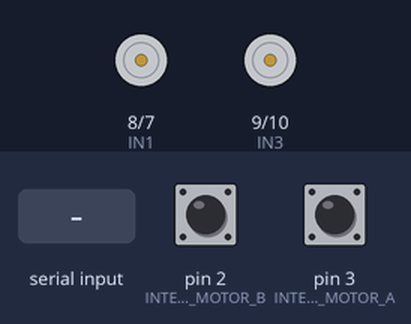
Bench run of a sketch on a simulated Arduino Uno, built with avr-gcc and run on an emulated ATmega328P. Parts: motor-driver pin pairs drawn as motors (green arrow = first pin HIGH = forward, orange = second pin HIGH = backward, longer = more drive, scaled by the enable pin). The test bench sets the inputs (shaded band); at power-on: pin 2 (INTERRUPT_PIN_MOTOR_B) HIGH, pin 3 (INTERRUPT_PIN_MOTOR_A) HIGH. What the sketch prints to the serial monitor is not drawn.

Above: at 0.9 s.
1.0 s: "A\n" received over Serial
2.5 s: "B\n" received over Serial
At 3.2 s:
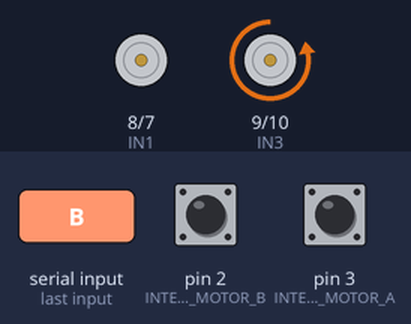
4.0 s: "A\n" received over Serial
At 5.8 s:
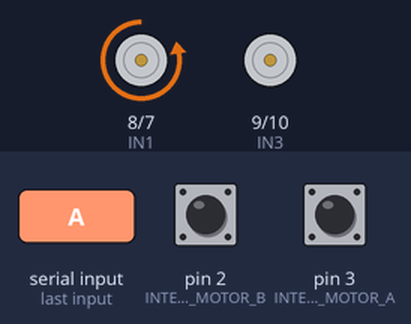
6.1 s: "B\n" received over Serial
At 7.7 s:
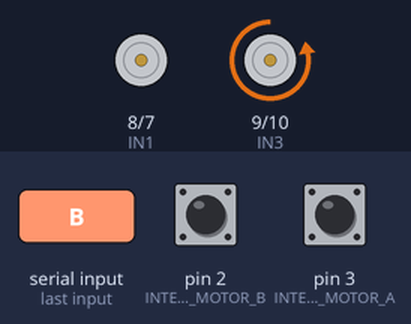
Timing chart, 0 to 9.2 s (numbered marks = the images above; inputs shaded):
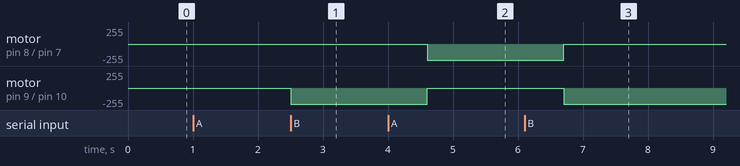

Measured:
- after the input at 1.0 s, every drawn part: stays the same
- after the input at 2.5 s, motor on pin 9 (IN3) / pin 10 (IN4): stopped → backward 245/255 at once
- after the input at 4.0 s, motor on pin 8 (IN1) / pin 7 (IN2): stopped → backward 245/255 after 0.60 s; motor on pin 9 (IN3) / pin 10 (IN4): backward 245/255 → stopped after 0.60 s
- after the input at 6.1 s, motor on pin 8 (IN1) / pin 7 (IN2): backward 245/255 → stopped after 0.60 s; motor on pin 9 (IN3) / pin 10 (IN4): stopped → backward 245/255 after 0.60 s

The sketch:

modelDCMotor.ino
```cpp
#include "pins.h"
//pollada
long mA1, mA2, mB1, mB2;
long up_times_A[3]={0,0,0},up_times_B[3]={0,0,0};
int indexA = 0, indexB = 0, i=0, j, count = 0;
float speed = 0;
int pwm = 245;
char dataComing= 0, dataDisplay;
bool motorAenabled = false, motorBenabled = false, firstTime = true;
float timeBetweenPulses; // (us/count)

void encMotorA(){// Interrupt Motor A
  mA1 = micros();
  up_times_A[indexA]=mA1-mA2;
  indexA=(indexA+1)%3;
  mA2 = mA1;
}

void encMotorB(){// Interrupt Motor B
  mB1 = micros();
  up_times_B[indexB]=mB1-mB2;
  indexB=(indexB+1)%3;
  mB2 = mB1;
}

void setup() {
  pinMode(IN1, OUTPUT);
  pinMode(IN2, OUTPUT);
  pinMode(IN3, OUTPUT);
  pinMode(IN4, OUTPUT);

  // Initialize outputs and inputs
  MYSERIAL.begin(BAUDRATE);
  pinMode(INTERRUPT_PIN_MOTOR_A,INPUT);
  digitalWrite(INTERRUPT_PIN_MOTOR_A,HIGH);
  pinMode(INTERRUPT_PIN_MOTOR_B,INPUT);
  digitalWrite(INTERRUPT_PIN_MOTOR_B,HIGH);
  attachInterrupt(digitalPinToInterrupt(INTERRUPT_PIN_MOTOR_A),encMotorA,RISING);
  attachInterrupt(digitalPinToInterrupt(INTERRUPT_PIN_MOTOR_B),encMotorB,RISING);
  analogWrite(ENA,0);
  analogWrite(ENB,0);

  // Print information in serial port
  MYSERIAL.println("This program computes the velocity of a motor,");
  MYSERIAL.println("the program will print 100 values of velocities");
  MYSERIAL.println();
  MYSERIAL.println("Type any character to begin the program: ");
  while(MYSERIAL.read()<0); // Wait until a character will be type
}

void loop() {

 if(firstTime){ // Choose if you are gonna use motor A or B
    MYSERIAL.print("Type A or B for taking data from one of the motors: ");
    firstTime = false;
  }
  switch (dataDisplay){ // Switch Motor A or B
    case 'A':
      digitalWrite(IN1,LOW);
      digitalWrite(IN2,HIGH);
      digitalWrite(IN3,LOW);
      digitalWrite(IN4,LOW);
      motorAenabled = true;
      MYSERIAL.print(" MOTOR A ENABLED ");
      analogWrite(ENA,pwm);
      delay(2000);
    break;
    case 'B':
      digitalWrite(IN1,LOW);
      digitalWrite(IN2,LOW);
      digitalWrite(IN3,LOW);
      digitalWrite(IN4,HIGH);
      motorBenabled = true;
      MYSERIAL.print(" MOTOR B ENABLED ");
      analogWrite(ENB,pwm);
      delay(2000);
    break;
  }

  if(dataDisplay > 0){
    MYSERIAL.println(dataDisplay);
    dataComing = 0;
    dataDisplay = 0;
  }


  if(motorAenabled && !motorBenabled){
    analogWrite(ENA,pwm);
    timeBetweenPulses = up_times_A[0] + up_times_A[1] + up_times_A[2];
    timeBetweenPulses = timeBetweenPulses/3;
   }
  else if (!motorAenabled && motorBenabled){
    analogWrite(ENB,pwm);
    timeBetweenPulses = up_times_B[0] + up_times_B[1] + up_times_B[2];
    timeBetweenPulses = timeBetweenPulses/3;
  }

  if(motorAenabled || motorBenabled){
     if(j < 600){
        if(count < 100){
          speed=MIN2MICROSECONDS/(COUNTS_PER_REVOLUTION*timeBetweenPulses); // Compute speed in rpm
          MYSERIAL.println(speed);
          count++;
          //MYSERIAL.println(count);
          delay(100);
        }
        else {
          if(pwm == 160) pwm = 245;
          else pwm = 160;
         // MYSERIAL.println(pwm);
          j--;
          count = 0;
        }
        j++;
        //MYSERIAL.println(j);
     }
     else {
      pwm = 0;
     }
  }
}

void serialEvent (){ // Serial Event to receive characters from serial port
  while(MYSERIAL.available()){
    dataComing=(char)MYSERIAL.read();
      if(dataComing != '\n'){
        dataDisplay = dataComing;
      }
  }
}
```

pins.h
```cpp
/* ==================== DEFINE PINS ==================== */
#define INTERRUPT_PIN_MOTOR_A 3
#define INTERRUPT_PIN_MOTOR_B 2
//Define PIN L298n
#define ENA 5
#define ENB 6
#define IN4 10
#define IN3 9
#define IN2 7
#define IN1 8

/* =================== Configuration =================== */

// Serial
#define MYSERIAL Serial
#define BAUDRATE 9600

// Math (CONFIGURE YOUR OWN MOTOR CHARACTERISTICS)
#define COUNTS_PER_REVOLUTION 340 // PPR (pulses per revolution) or Counts/rpm
#define MIN2MICROSECONDS 60E6 // 1 min = 60.000.000 microseconds
```
